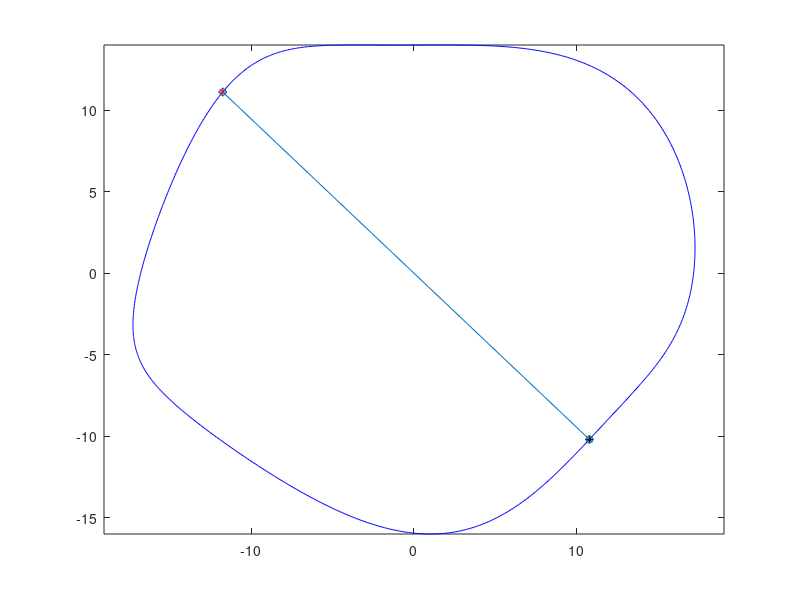

Write MATLAB code to recreate this figure.
%@author Wu AiJing

function Final_Q4_2()
    x = @(t) 17*cos(t) + sin(3*t);
    y = @(t) 15*sin(t) - cos(4*t);
    t = linspace(0, 2*pi, 1000);

    xd = @(t) -17*sin(t) + 3*cos(3*t); %derivative of x
    yd = @(t) 15*cos(t) + 4*sin(4*t); %derivative of y
    total_area = (1/2)*integral(@(t) x(t).*yd(t) - xd(t).*y(t), 0, 2*pi); %total area, Green's Theorem
    g = @(t) x(t).*yd(t)-xd(t).*y(t); %function to calculate area of "sector"
    h = @(a,b) abs(x(a)*y(b)-x(b)*y(a)) / 2; %needless triangle area included in the "sector"
    %{
        h -- function to calculate area of triangle, from (0,0) to Point(a) and Point(b)
        Both methods below get the exactly same result.

      Method 1:
        line Point(a) to Point(b):
        slope = (y(a)-y(b))/(x(a)-x(b))
        intercept = y(a)-slope*x(a)
        So, line: (y(a)-y(b))*x - (x(a)-x(b))*y + ((x(a)-x(b))*y(a)-(y(a)-y(b))*x(a)) = 0
        From (0,0) to line, distance = abs(((x(a)-x(b))*y(a)-(y(a)-y(b))*x(a)))/sqrt((y(a)-y(b))^2+(x(a)-x(b))^2)
        LengthAB = sqrt((x(a)-x(b))^2 + (y(a)-y(b))^2)
        triangle_area = LengthAB * distance / 2

      Method 2:
        The triangle area can be got by half of its parallelogram.
        The area of the parralelogram is abs(x(a)*y(b) - x(b)*y(a))
        (basically this is the cross product of the two points -> |x1*y2-x2*y1|)
    %}
    
    IP1 = rand(1,1)*pi;
    IP2 = rand(1,1)*pi+pi;
    IP = [IP1, IP2]; %initial random points [a,b], members of t
    F = @(p) (p(1)-p(3))^2+(p(2)-p(4))^2;
    %p is [x(a), y(a), x(b), y(b)]
    Constraint = @(c) abs(c-(1/2)*total_area)-0.1;
    %c is ExactArea
    %The acceptable difference is set to be less than 0.1
    
    for M = [1e3, 1e5, 1e7, 1e9]
        %M don't need to be too large for this, 
        %IP won't change along when M is too large
        IP = fminsearch(@(IP) min(F([x(IP(1)), y(IP(1)), x(IP(2)), y(IP(2))])) ...
                              + M*max(Constraint(ExactArea(IP,total_area,g,h)),0), IP);
    end
    
    length = sqrt(F([x(IP(1)), y(IP(1)), x(IP(2)), y(IP(2))]));
    X = [x(IP(1)), x(IP(2))];
    Y = [y(IP(1)), y(IP(2))];
    plot(x(t), y(t), 'b', X(1), Y(1), 'r*', X(2), Y(2), 'k*', X, Y, 'd-')
    axis equal
    fprintf('The shortest cut found has length of %g\n', length)
end

function ExactArea = ExactArea(IP,total_area,g,h)
    temp = (1/2)*integral(g, IP(1), IP(2));
    area = min(temp, total_area-temp) - h(IP(1),IP(2));
    ExactArea = area;
end